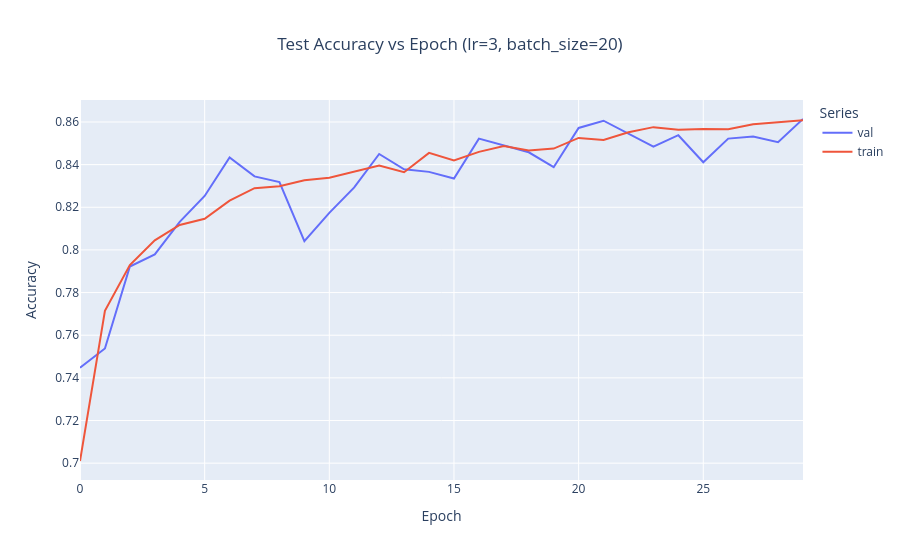

Here is the notebook cell this chart was saved with:
### Markdown cell above
Part 1: epochs = 30, mini-batch size = 20, 𝜂 = 3; graph of test accuracy vs epoch; print max accuracy

### Code cell
model = init_model(n_input, n_hidden, n_output)
metrics = ModelMetrics()

lr = 3
n_epochs = 30
batch_size = 20

data_1 = {'epoch': np.arange(n_epochs), 'val': [], 'train': []}

for i in tqdm(range(n_epochs)):
    # mb mini batch
    for mb in batch(d_train, batch_size):
        train(mb, model, metrics, lr)
    data_1['train'].append(metrics.accuracy.value)
    metrics.reset()

    for mb in batch(d_test, batch_size):
        eval(mb, model, metrics)
    data_1['val'].append(metrics.accuracy.value)
    metrics.reset()

print(f"max acc={max(data_1['val']):.2f}")
fig = px.line(data_1, x='epoch', y=['val', 'train'],
			  labels={'value': 'Accuracy', 'epoch': 'Epoch', 'variable':'Series'},
			  title=f"Test Accuracy vs Epoch (lr={lr}, batch_size={batch_size})")
fig.update_layout(title={'x': 0.5, 'xanchor': 'center'})
fig.show()

### Figure 1 — Plotly figure (JSON) as saved in the notebook; plotly's stock layout.template omitted (floating-point values rounded to 4 significant figures)
{"data": [{"hovertemplate": "Series=val<br>Epoch=%{x}<br>Accuracy=%{y}<extra></extra>", "legendgroup": "val", "line": {"color": "#636efa", "dash": "solid"}, "marker": {"symbol": "circle"}, "mode": "lines", "name": "val", "orientation": "v", "showlegend": true, "type": "scatter", "x": [0, 1, 2, 3, 4, 5, 6, 7, 8, 9, 10, 11, 12, 13, 14, 15, 16, 17, 18, 19, 20, 21, 22, 23, 24, 25, 26, 27, 28, 29], "xaxis": "x", "y": [0.7448, 0.7538, 0.7922, 0.7979, 0.8132, 0.8253, 0.8434, 0.8345, 0.8318, 0.8041, 0.8174, 0.8293, 0.845, 0.8378, 0.8366, 0.8335, 0.8522, 0.849, 0.8458, 0.8388, 0.8572, 0.8606, 0.8544, 0.8484, 0.8538, 0.8411, 0.8522, 0.8532, 0.8505, 0.8614], "yaxis": "y"}, {"hovertemplate": "Series=train<br>Epoch=%{x}<br>Accuracy=%{y}<extra></extra>", "legendgroup": "train", "line": {"color": "#EF553B", "dash": "solid"}, "marker": {"symbol": "circle"}, "mode": "lines", "name": "train", "orientation": "v", "showlegend": true, "type": "scatter", "x": [0, 1, 2, 3, 4, 5, 6, 7, 8, 9, 10, 11, 12, 13, 14, 15, 16, 17, 18, 19, 20, 21, 22, 23, 24, 25, 26, 27, 28, 29], "xaxis": "x", "y": [0.701, 0.7715, 0.7929, 0.8045, 0.8117, 0.8146, 0.8231, 0.8289, 0.8298, 0.8327, 0.8339, 0.8367, 0.8396, 0.8364, 0.8455, 0.8419, 0.846, 0.8487, 0.8467, 0.8475, 0.8525, 0.8516, 0.8551, 0.8576, 0.8564, 0.8568, 0.8566, 0.859, 0.8599, 0.8608], "yaxis": "y"}], "layout": {"legend": {"title": {"text": "Series"}, "tracegroupgap": 0}, "title": {"text": "Test Accuracy vs Epoch (lr=3, batch_size=20)", "x": 0.5, "xanchor": "center"}, "xaxis": {"anchor": "y", "domain": [0, 1], "title": {"text": "Epoch"}}, "yaxis": {"anchor": "x", "domain": [0, 1], "title": {"text": "Accuracy"}}}}
